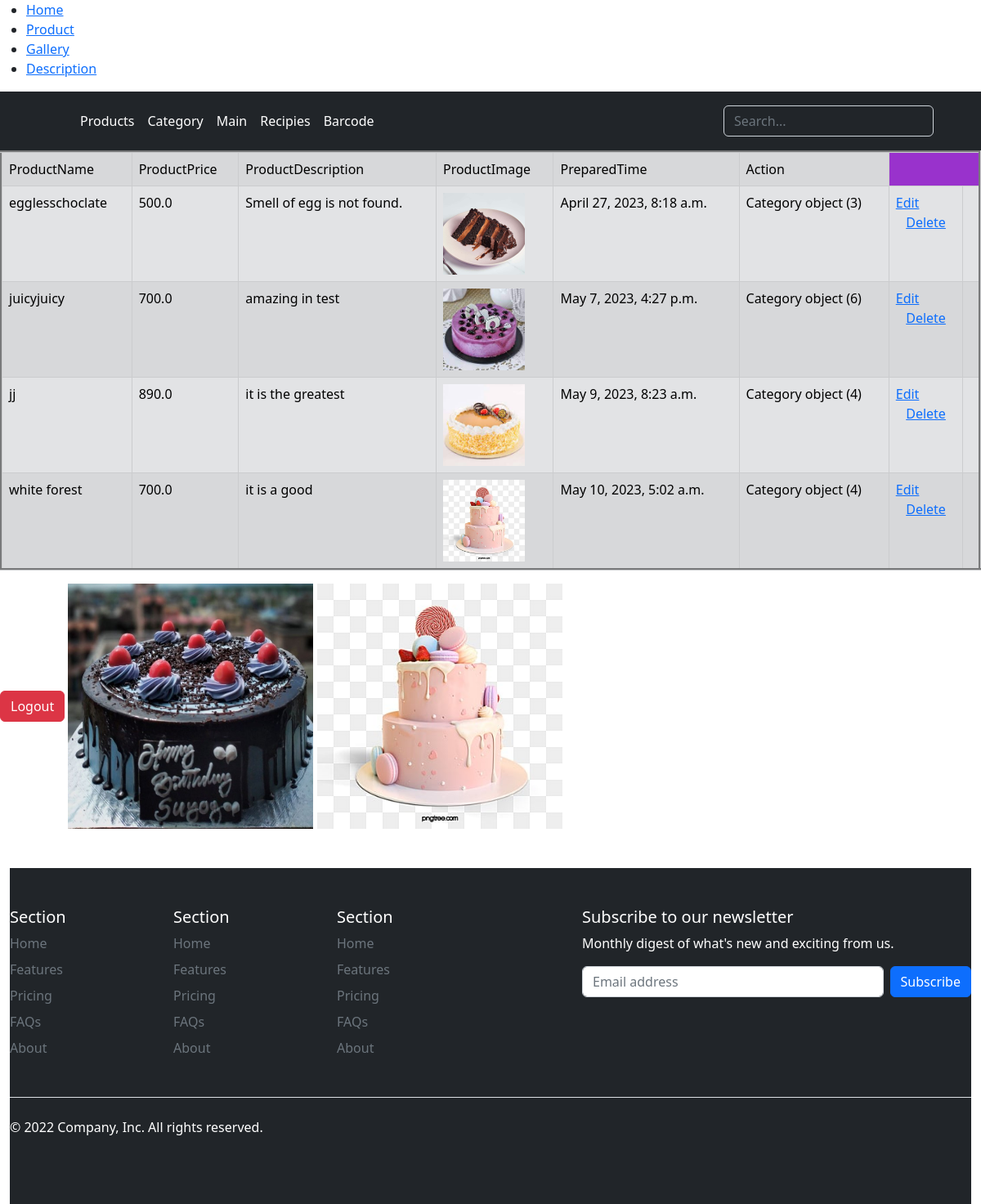
The app's page /product/ with its own data.
### ourproduct/models.py (models this page shows, shortened)
class Product(models.Model):
    product_name=models.CharField(max_length=100)
    product_price=models.FloatField()
    product_description=models.TextField()
    image=models.FileField(upload_to='static/uploads',null=True)
    prepared_at=models.DateTimeField(auto_now_add=True,null=True)
    category=models.ForeignKey(Category,on_delete=models.CASCADE,null=True)

class Category(models.Model):
    category_name=models.CharField(max_length=100,unique=True)
    created_at=models.DateTimeField(auto_now_add=True,null=True)

### ourproduct/views.py (the view)
# urls.py: path('',sakar),
def sakar(request):
    products=Product.objects.all()
    context={
        'products':products
    }
    return render(request,'ourproduct/mainpage.html',context)

### ourproduct/templates/ourproduct/mainpage.html (shortened to what this page needs)
{% extends 'layouts.html' %}
{% load static %}
{% block title %}
<link rel="stylesheet" href="{% static 'css/style.css' %}">
{% include 'ourproduct/header.html' %}
{% endblock %}
{% block main_content %}
<div style="overflow-x:auto;">
    <table border="3" class="table table-bordered table-striped table-secondary">
        <tr>
            <td>ProductName</td>
            <td>ProductPrice</td>
            <td>ProductDescription</td>
            <td>ProductImage</td>
            <td>PreparedTime</td>
            <td>Action</td>
        </tr>
        {% for product in products  %}
        <tr>
        <td>{{product.product_name}}</td>
        <td>{{product.product_price}}</td>
        <td>{{product.product_description}}</td>
        <td><img src="/{{product.image}}" alt="" width="100"></td>
        <td>{{product.prepared_at}}</td>
        <td>{{product.category}}</td>
        <td><a href="/product/updateproduct/{{product.id}}">Edit</a><br> &nbsp;&nbsp;
            <a href="/product/deleteproduct/{{product.id}}" onclick="return confirm('Are you sure want to delete this product?')">Delete</a>
            </td>
        <td>{{product.barcode}}</td>
        </tr>
        {% endfor %}
    </table>
    </div>
    <a href="/logout" class="btn btn-danger">Logout</a>
    <img src="{% static 'images/chh.jpg' %}" alt="" width="300">
    <img src="{% static 'images/world best cake.jpg' %}" alt="" width="300">
    {% endblock %}

### templates/layouts.html (shortened to what this page needs)
<!DOCTYPE html>
<html lang="en">
<head>
    <link href="https://cdn.jsdelivr.net/npm/bootstrap@5.2.2/dist/css/bootstrap.min.css" rel="stylesheet"
>
    {% block title %}{% endblock %}
</head>
<body>
    <header class="p-3 text-bg-dark">
        <div class="container">
            <div class="d-flex flex-wrap align-items-center justify-content-center justify-content-lg-start">
                <a href="/" class="d-flex align-items-center mb-2 mb-lg-0 text-white text-decoration-none">
                    <svg class="bi me-2" width="40" height="32" role="img" aria-label="Bootstrap">
                        <use xlink:href="#bootstrap" />
                    </svg>
                </a>
                <ul class="nav col-12 col-lg-auto me-lg-auto mb-2 justify-content-center mb-md-0">
                    <li><a href="/product/" class="nav-link px-2 text-white">Products</a></li>
                    <li><a href="category/" class="nav-link px-2 text-white">Category</a></li>
                    <li><a href="#" class="nav-link px-2 text-white">Main</a></li>
                    <li><a href="#" class="nav-link px-2 text-white">Recipies</a></li>
                    <li><a href="#" class="nav-link px-2 text-white">Barcode</a></li>
                </ul>
                <form class="col-12 col-lg-auto mb-3 mb-lg-0 me-lg-3" role="search">
                    <input type="search" class="form-control form-control-dark text-bg-dark" placeholder="Search..."
                        aria-label="Search">
                </form>
            </div>
        </div>
    </header>
    {% block main_content %}
    {% endblock %}
     <div class="container-fluid mt-5" >
        <footer class="pt-5 pb-3 bg-dark text-white">
          <div class="row">
            <div class="col-6 col-md-2 mb-3 ">
              <h5>Section</h5>
              <ul class="nav flex-column">
                <li class="nav-item mb-2"><a href="#" class="nav-link p-0 text-muted">Home</a></li>
                <li class="nav-item mb-2"><a href="#" class="nav-link p-0 text-muted">Features</a></li>
                <li class="nav-item mb-2"><a href="#" class="nav-link p-0 text-muted">Pricing</a></li>
                <li class="nav-item mb-2"><a href="#" class="nav-link p-0 text-muted">FAQs</a></li>
                <li class="nav-item mb-2"><a href="#" class="nav-link p-0 text-muted">About</a></li>
              </ul>
            </div>
            <div class="col-6 col-md-2 mb-3">
              <h5>Section</h5>
              <ul class="nav flex-column">
                <li class="nav-item mb-2"><a href="#" class="nav-link p-0 text-muted">Home</a></li>
                <li class="nav-item mb-2"><a href="#" class="nav-link p-0 text-muted">Features</a></li>
                <li class="nav-item mb-2"><a href="#" class="nav-link p-0 text-muted">Pricing</a></li>
                <li class="nav-item mb-2"><a href="#" class="nav-link p-0 text-muted">FAQs</a></li>
                <li class="nav-item mb-2"><a href="#" class="nav-link p-0 text-muted">About</a></li>
              </ul>
            </div>
            <div class="col-6 col-md-2 mb-3">
              <h5>Section</h5>
              <ul class="nav flex-column">
                <li class="nav-item mb-2"><a href="#" class="nav-link p-0 text-muted">Home</a></li>
                <li class="nav-item mb-2"><a href="#" class="nav-link p-0 text-muted">Features</a></li>
                <li class="nav-item mb-2"><a href="#" class="nav-link p-0 text-muted">Pricing</a></li>
                <li class="nav-item mb-2"><a href="#" class="nav-link p-0 text-muted">FAQs</a></li>
                <li class="nav-item mb-2"><a href="#" class="nav-link p-0 text-muted">About</a></li>
              </ul>
            </div>
            <div class="col-md-5 offset-md-1 mb-3">
              <form>
                <h5>Subscribe to our newsletter</h5>
                <p>Monthly digest of what's new and exciting from us.</p>
                <div class="d-flex flex-column flex-sm-row w-100 gap-2">
                  <input id="newsletter1" type="text" class="form-control" placeholder="Email address">
                  <button class="btn btn-primary" type="button">Subscribe</button>
                </div>
              </form>
            </div>
          </div>
          <div class="d-flex flex-column flex-sm-row justify-content-between py-4 my-4 border-top">
            <p>&copy; 2022 Company, Inc. All rights reserved.</p>
            <ul class="list-unstyled d-flex">
              <li class="ms-3"><a class="link-dark" href="#"><svg class="bi" width="24" height="24"><use xlink:href="#instagram"/></svg></a></li>
              <li class="ms-3"><a class="link-dark" href="#"><svg class="bi" width="24" height="24"><use xlink:href="#facebook"/></svg></a></li>
            </ul>
          </div>
        </footer>
      </div>
</body>
 </html>

### ourproduct/templates/ourproduct/header.html
<nav>
    <ul>
        <li><a href="#">Home</a></li>
        <li><a href="#">Product</a></li>
        <li><a href="#">Gallery</a></li>
        <li><a href="#">Description</a></li>
    </ul>
</nav>

### ourproduct/static/css/style.css (style rules this page uses)
* { margin:0; padding:0; box-sizing: border-box; }
table { border-color:aqua; width: 50%; background-color:darkorchid; table-layout:auto; }
div { transform: rotate(360deg); transform-origin: 20% 40%; }

### records on screen
Product: product_name "egglesschoclate", product_price "500.0", product_description "Smell of egg is not found.", image (picture), prepared_at "April 27, 2023, 8:18 a.m.", category "Category object (3)"
Product: product_name "juicyjuicy", product_price "700.0", product_description "amazing in test", image (picture), prepared_at "May 7, 2023, 4:27 p.m.", category "Category object (6)"
Product: product_name "jj", product_price "890.0", product_description "it is the greatest", image (picture), prepared_at "May 9, 2023, 8:23 a.m.", category "Category object (4)"
Product: product_name "white forest", product_price "700.0", product_description "it is a good", image (picture), prepared_at "May 10, 2023, 5:02 a.m.", category "Category object (4)"
